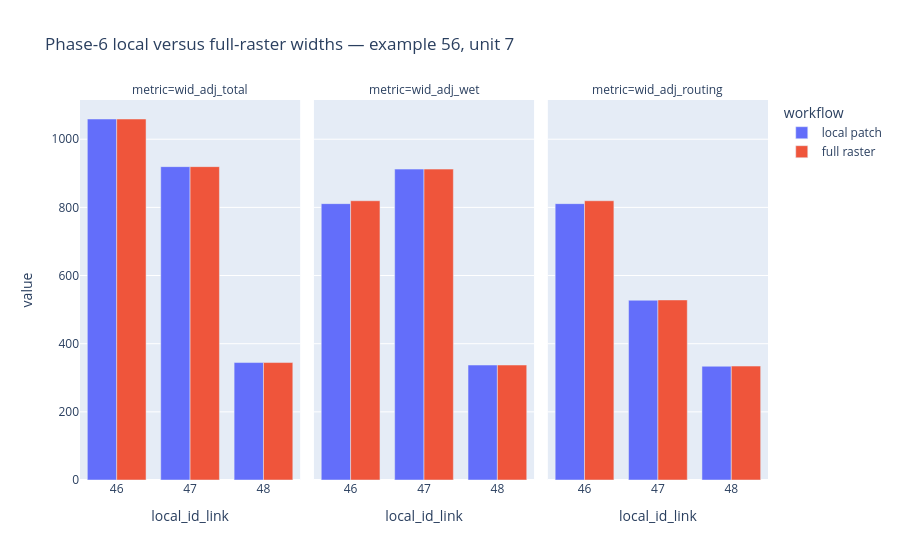

The code cell stored with this chart in its notebook:
### Markdown cell above
### Compare locally recalculated links with the completed full-raster state

Changed link IDs are not expected to match between workflows. Each local link is therefore paired with the geometrically nearest full-raster link. Length should agree to numerical precision when topology agrees. Width differences around one raster pixel can occur because the local and full workflows independently reconstruct ordered centreline pixels; larger differences require inspection.

### Code cell
reference_states = sorted((case['base_root'].parents[1] / 'states').glob(f'*_unit_{UNIT_ID}'))
if not reference_states:
    print(f'No completed full-raster reference state found for unit {UNIT_ID}.')
    phase6_reference_comparison = pd.DataFrame()
else:
    reference_width_path = reference_states[0] / 'variant/widths/links_with_width_families.gpkg'
    reference_links = gpd.read_file(reference_width_path).to_crs(phase6_links.crs)
    comparison_rows = []
    for local_id in sorted(changed_phase6_ids):
        local_row = phase6_by_id.loc[local_id]
        distances = reference_links.geometry.hausdorff_distance(local_row.geometry)
        reference_row = reference_links.loc[distances.idxmin()]
        record = {
            'local_id_link': local_id,
            'reference_id_link': int(reference_row.id_link),
            'hausdorff_distance_m': float(distances.min()),
        }
        for field in ['len', 'len_adj', 'wid_adj_total', 'wid_adj_wet', 'wid_adj_routing']:
            if field not in phase6_by_id.columns or field not in reference_row.index:
                continue
            local_value = float(local_row[field])
            reference_value = float(reference_row[field])
            record[f'local_{field}'] = local_value
            record[f'reference_{field}'] = reference_value
            record[f'{field}_relative_difference'] = ((local_value - reference_value) / reference_value if reference_value else np.nan)
        comparison_rows.append(record)
    phase6_reference_comparison = pd.DataFrame(comparison_rows)
    display(phase6_reference_comparison)
    plot_rows = []
    for row in phase6_reference_comparison.to_dict('records'):
        for field in ['wid_adj_total', 'wid_adj_wet', 'wid_adj_routing']:
            if f'local_{field}' in row:
                plot_rows.extend([
                    {'local_id_link': row['local_id_link'], 'metric': field, 'workflow': 'local patch', 'value': row[f'local_{field}']},
                    {'local_id_link': row['local_id_link'], 'metric': field, 'workflow': 'full raster', 'value': row[f'reference_{field}']},
                ])
    px.bar(
        pd.DataFrame(plot_rows), x='local_id_link', y='value', color='workflow',
        facet_col='metric', barmode='group',
        title=f'Phase-6 local versus full-raster widths — example {EXAMPLE_ID}, unit {UNIT_ID}',
    ).show()

### Figure 1 — Plotly figure (JSON) as saved in the notebook; plotly's stock layout.template omitted (floating-point values rounded to 4 significant figures)
{"data": [{"alignmentgroup": "True", "hovertemplate": "workflow=local patch<br>metric=wid_adj_total<br>local_id_link=%{x}<br>value=%{y}<extra></extra>", "legendgroup": "local patch", "marker": {"color": "#636efa", "pattern": {"shape": ""}}, "name": "local patch", "offsetgroup": "local patch", "orientation": "v", "showlegend": true, "textposition": "auto", "type": "bar", "x": [46, 47, 48], "xaxis": "x", "y": [1059.0, 919.6, 344.6], "yaxis": "y"}, {"alignmentgroup": "True", "hovertemplate": "workflow=local patch<br>metric=wid_adj_wet<br>local_id_link=%{x}<br>value=%{y}<extra></extra>", "legendgroup": "local patch", "marker": {"color": "#636efa", "pattern": {"shape": ""}}, "name": "local patch", "offsetgroup": "local patch", "orientation": "v", "showlegend": false, "textposition": "auto", "type": "bar", "x": [46, 47, 48], "xaxis": "x2", "y": [811.0, 912.3, 337.4], "yaxis": "y2"}, {"alignmentgroup": "True", "hovertemplate": "workflow=local patch<br>metric=wid_adj_routing<br>local_id_link=%{x}<br>value=%{y}<extra></extra>", "legendgroup": "local patch", "marker": {"color": "#636efa", "pattern": {"shape": ""}}, "name": "local patch", "offsetgroup": "local patch", "orientation": "v", "showlegend": false, "textposition": "auto", "type": "bar", "x": [46, 47, 48], "xaxis": "x3", "y": [811.0, 527.5, 333.8], "yaxis": "y3"}, {"alignmentgroup": "True", "hovertemplate": "workflow=full raster<br>metric=wid_adj_total<br>local_id_link=%{x}<br>value=%{y}<extra></extra>", "legendgroup": "full raster", "marker": {"color": "#EF553B", "pattern": {"shape": ""}}, "name": "full raster", "offsetgroup": "full raster", "orientation": "v", "showlegend": true, "textposition": "auto", "type": "bar", "x": [46, 47, 48], "xaxis": "x", "y": [1059.0, 919.6, 344.6], "yaxis": "y"}, {"alignmentgroup": "True", "hovertemplate": "workflow=full raster<br>metric=wid_adj_wet<br>local_id_link=%{x}<br>value=%{y}<extra></extra>", "legendgroup": "full raster", "marker": {"color": "#EF553B", "pattern": {"shape": ""}}, "name": "full raster", "offsetgroup": "full raster", "orientation": "v", "showlegend": false, "textposition": "auto", "type": "bar", "x": [46, 47, 48], "xaxis": "x2", "y": [819.4, 912.3, 337.4], "yaxis": "y2"}, {"alignmentgroup": "True", "hovertemplate": "workflow=full raster<br>metric=wid_adj_routing<br>local_id_link=%{x}<br>value=%{y}<extra></extra>", "legendgroup": "full raster", "marker": {"color": "#EF553B", "pattern": {"shape": ""}}, "name": "full raster", "offsetgroup": "full raster", "orientation": "v", "showlegend": false, "textposition": "auto", "type": "bar", "x": [46, 47, 48], "xaxis": "x3", "y": [819.4, 528.4, 334.3], "yaxis": "y3"}], "layout": {"annotations": [{"font": {}, "showarrow": false, "text": "metric=wid_adj_total", "x": 0.16, "xanchor": "center", "xref": "paper", "y": 1, "yanchor": "bottom", "yref": "paper"}, {"font": {}, "showarrow": false, "text": "metric=wid_adj_wet", "x": 0.5, "xanchor": "center", "xref": "paper", "y": 1, "yanchor": "bottom", "yref": "paper"}, {"font": {}, "showarrow": false, "text": "metric=wid_adj_routing", "x": 0.84, "xanchor": "center", "xref": "paper", "y": 1, "yanchor": "bottom", "yref": "paper"}], "barmode": "group", "legend": {"title": {"text": "workflow"}, "tracegroupgap": 0}, "title": {"text": "Phase-6 local versus full-raster widths — example 56, unit 7"}, "xaxis": {"anchor": "y", "domain": [0, 0.32], "title": {"text": "local_id_link"}}, "xaxis2": {"anchor": "y2", "domain": [0.34, 0.66], "matches": "x", "title": {"text": "local_id_link"}}, "xaxis3": {"anchor": "y3", "domain": [0.68, 1.0], "matches": "x", "title": {"text": "local_id_link"}}, "yaxis": {"anchor": "x", "domain": [0, 1], "title": {"text": "value"}}, "yaxis2": {"anchor": "x2", "domain": [0, 1], "matches": "y", "showticklabels": false}, "yaxis3": {"anchor": "x3", "domain": [0, 1], "matches": "y", "showticklabels": false}}}
